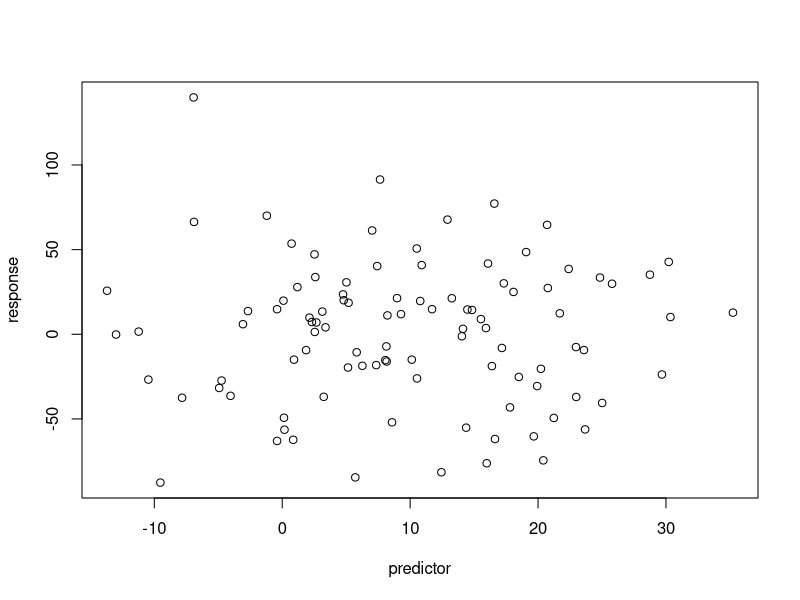
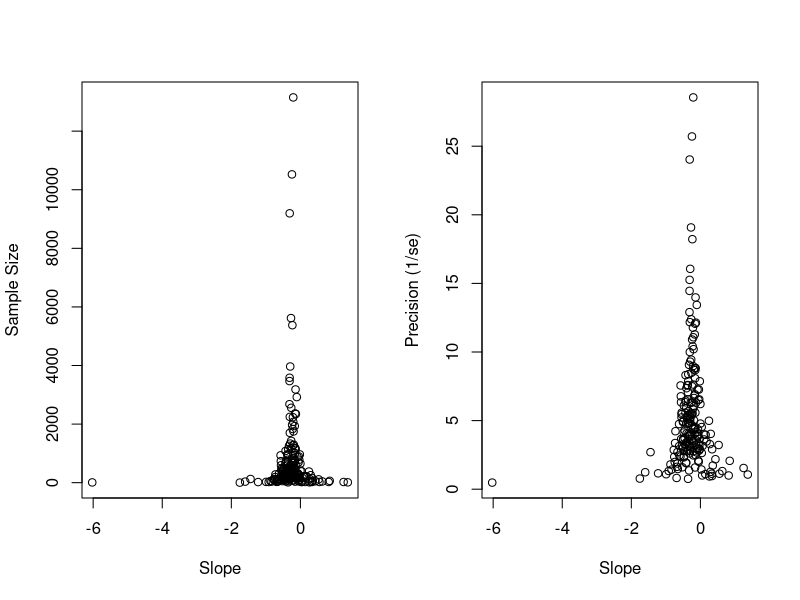
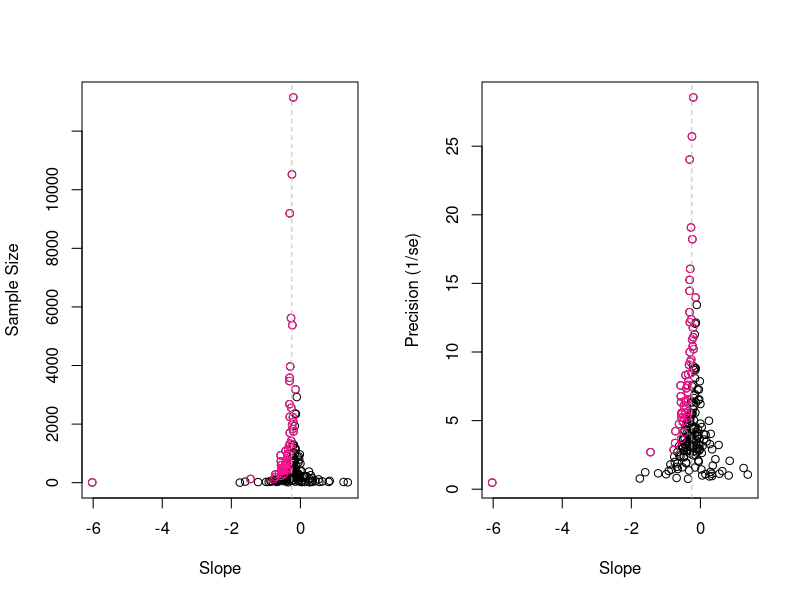
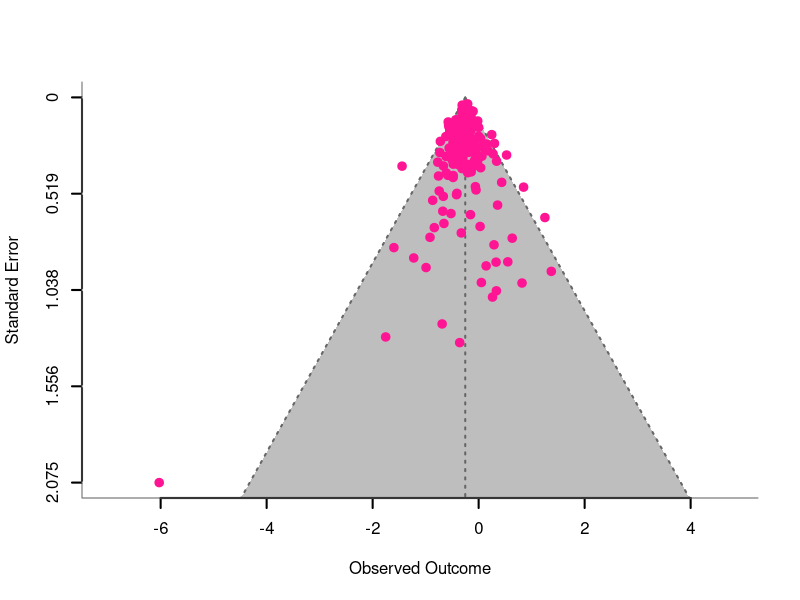
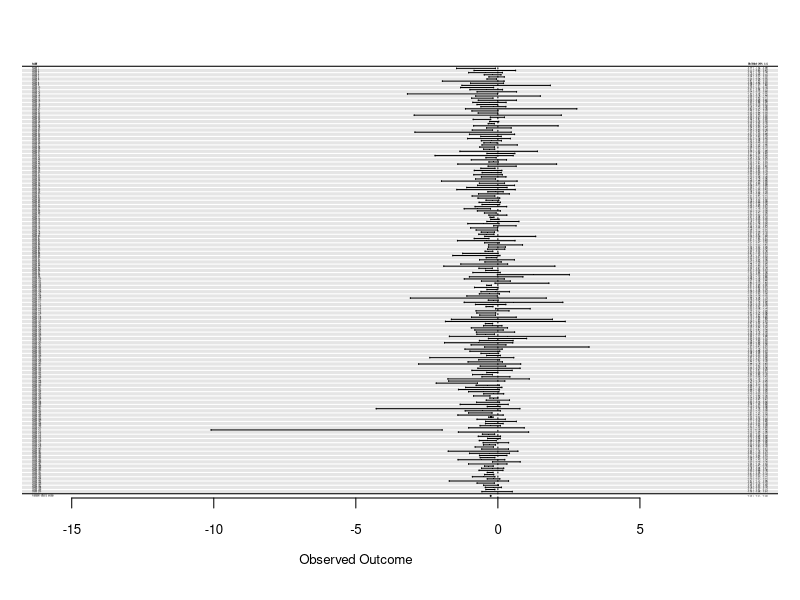
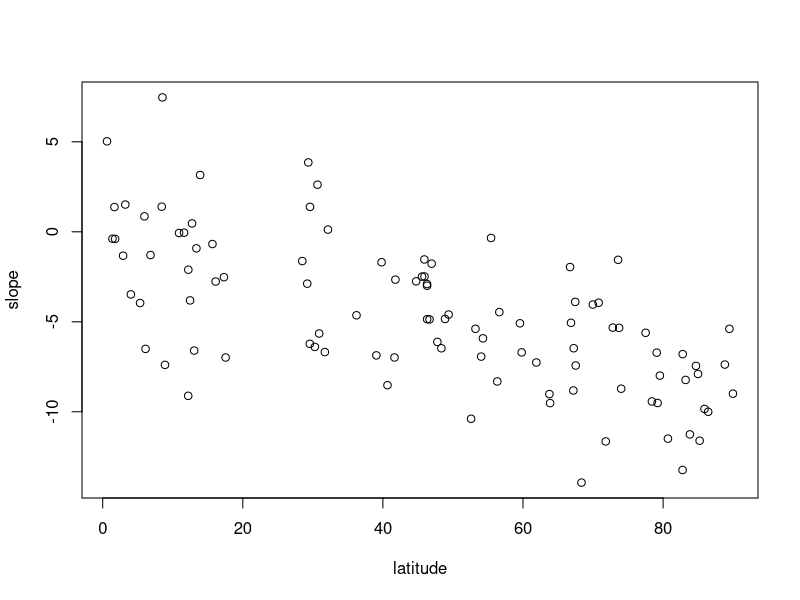
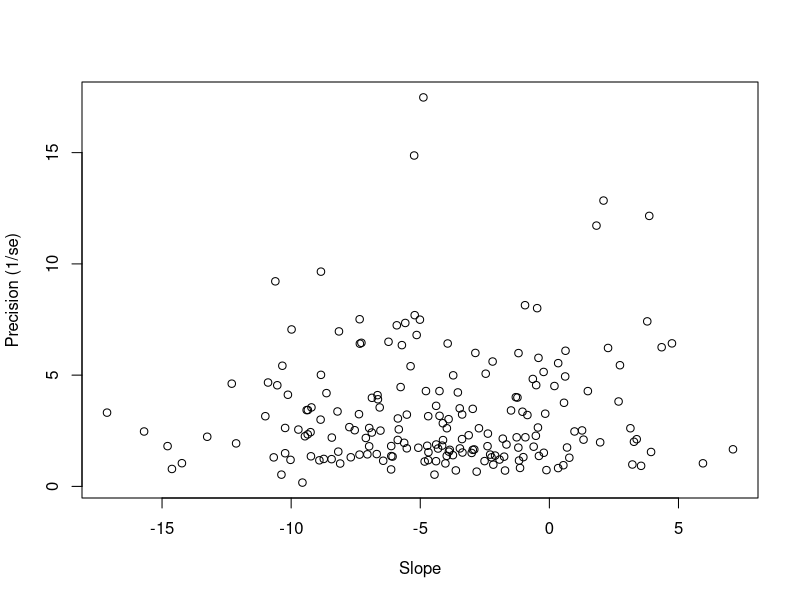

Recreate these plots in R, in order.
rm(list = ls())

# import relevant packages
library(metafor)


## THE FUNNEL PLOT

# generate a random normal predictor
slope <- -0.25
intercept <- 0
predictor <- rnorm(n=100, mean = 10, sd = 10)

# calculate response using these parameters
response <- slope * predictor + intercept + rnorm(n=100, mean = 10, sd = 40)

# plot the data
plot(predictor, response)

# Q: Run a simple lm with the data you generated. How does the slope estimate compare to the slope you simulated?
model1 <- lm(response ~ predictor)
summary(model1)
# the slope is quite close to the one that was simulated (-0.0299)

# create somewhere to store the data
store <- matrix(nrow=200, ncol=4)

# simulate 200 different datasets
for(x in 1:200){
  
  # select sample sizes at random from a log normal distribution (small sample sizes common, large sample sizes rare)
  # n is always >3
  sample_size <- ceiling(exp(rnorm(1,4.5,1.5)))*3
  
  # predictor and response as before, but n is given by sample_size
  predictor <- rnorm(n = sample_size, mean = 10, sd = 10)
  response <- slope * predictor + intercept + rnorm(n = sample_size, 10, 40)
  
  # use the same model as before
  model1 <- lm(response ~ predictor)
  
  # extract model outputs and store them in the matrix
  store[x,] <- c(sample_size, summary(model1)$coefficients[2,1:2], summary(model1)$coefficients[2,4])
  # 
  
}

# 
store <- as.data.frame(store)
names(store) <- c("n", "slope", "standard.error", "p.value")

# visualise the data from these 200 simulated datasets
par(mfrow=c(1,2))
plot(store$slope, store$n, xlab = "Slope", ylab = "Sample Size")
plot(store$slope, (1/store$standard.error), xlab = "Slope", ylab = "Precision (1/se)")
par(mfrow=c(1,1))

# colour the significant slope estimates (>0.05)
# and indicate the slope we used to simulate with a dotted line
significant_slopes <- which(store$p.value<0.05)
par(mfrow=c(1,2))
plot(store$slope, store$n, xlab = "Slope", ylab = "Sample Size")
points(store$slope[significant_slopes], store$n[significant_slopes], col = "deeppink")
abline(v=slope, lty=2, col = "grey")
plot(store$slope, (1/store$standard.error), xlab = "Slope", ylab = "Precision (1/se)")
points(store$slope[significant_slopes], (1/store$standard.error[significant_slopes]), col = "deeppink")
abline(v=slope, lty=2, col = "grey")
par(mfrow=c(1,1))


# Q1: What happens to the effect size estimates as sample size and precision increases?

#     As slope increases, both the sample size and precision increase from zero,
#     reaching a peak at the simulated slope. After this point they both decrease as
#     slope continues to increase.


# Q2: When precision is low, what can you say about the estimates of effect size
#     that tend to be significant?

#     The effect sizes that are significant are either from those studies where the
#     sample size/precision is either extreme (strong pattern shown), or where the
#     slope is negative in smaller studies... because these show the same direction
#     as simulated.

# Q3: If there is a tendency to only publish results when the effect is significant
#     and/or sample size is large, which points would be missing from the plot?

#     The black ones (lower middle section of the plot), where sample size is small
#     and effect size is small.


## BASIC META ANALYSIS

# to find out a mean effect size, we can use a simple linear model
# 1 means we fit only intercept
model2 <- lm(slope ~ 1, data = store)
summary(model2)

# Q: What is wrong with the analysis above?
#    It does not take into account sampling variance, or the fact that some slopes
#    are estimated much more accurately. 

# check the main r function of metafor
?rma
meta <- rma(yi = slope, sei = standard.error, data = store)
meta
# gives us an estimate of -0.2381 - much closer to our true slope

# can also use in-built metafor functions to generate a nice funnel plot...
funnel(meta, shade = "grey", back = "white", lwd = 2, col = "deeppink")

# ... and forest plot
forest(meta, cex.lab = 0.8, cex.axis = 0.8, addfit = TRUE, shade = "zebra")


## A META-ANALYSIS WITH MODERATORS AND RANDOM TERMS

# this time we will generate datasets where the slope estimates (effect sizes)
# vary as a function of another variable.

# let's imagine the slopes we are generating correspond to the effect of temperature
# on phenology

# latitude predicts slope - i.e. species from further north advance timings more
# in response to temperature
latitude <- runif(100,0,90)
# we randomly sample a latitude from 0,90 degree north
slope <- -0 + latitude * -0.1 + rnorm(100,0,3)
plot(latitude, slope)

# we can then add this to the code we used before
# we will also add an extra step - a random effect - so that slopes vary among 20 species
# slopes 1-10 for species 1, slopes 11-20 for species 2

# create somewhere to store data
# this time we also want to save the latitude and species that the slope estimate comes from
# we will also save a unique ID for each observation to include a residual random effect
store2 <- matrix(nrow = 200, ncol = 7)

# we can then generate 20 species random effects
species <- rep(1:20, each = 10)
species_effect <- rep(rnorm(20,0,2), each = 10)

for (x in 1:200){
  
  latitude <- runif(1,0,90)
  
  slope <- 0 + species_effect[x] + latitude * -0.1 + rnorm(1,0,3)
  
  # then we select sample sizes at random from a log normal distribution , so that
  # small sample sizes are common and large sample sizes are rare
  sample_size <- ceiling(exp(rnorm(1,4.5,1.5)))
  
  # we don't want to run analyses on datasets that are too small
  if(sample_size>3){
    predictor <- rnorm(n = sample_size, mean = 10, sd = 10)
    response <- intercept + predictor * slope + rnorm(n = sample_size, 0, 40)
    
    # we can then use the same linear model as before
    model <- lm(response~predictor)
    
    # we can then extract the model outputs we want and then store them in our matrix
    store2[x,] <- c(sample_size, summary(model)$coefficients[2,1:2],
                    summary(model)$coefficients[2,4], latitude, species[x], x)

  }}

store2 <- as.data.frame(store2)
names(store2) <- c("n", "slope", "standard.error", "p.value", "latitude", "species", "ID")

# now we can try to generate a funnel plot, and run a meta-analysis
plot(store2$slope, (1/store2$standard.error), xlab = "Slope", ylab = "Precision (1/se)")

meta2 <- rma(yi = slope, sei = standard.error, data = store2)
summary(meta2)

# Q: Why doesn't the slope estimate funnel in much this time?
#    There is heterogeneity in slopes (as seen in the I^2 value and the heterogeneity test)

# we can add the model formula to include latitude as a covariate to the rma function
meta3 <- rma(yi = slope, sei = standard.error, mods = ~latitude, data = store2)
summary(meta3)
# even after controlling for the effect of latitude there is still some heterogeneity

# to add a random term to our meta-analysis we need to use the rma.mv function

# we include the slope variance as the square of the standard error
store2$se2 <- store2$standard.error^2
# the function won't run with NAs so we have to remove those rows
store3 <- store2[-which(is.na(store2$slope)==TRUE),]

# we can also include an observation-level random effect
meta4 <- rma.mv(yi = slope, V = se2, mods = ~latitude, random = ~1|species/ID, data = store3)
meta4
# we can see that variance estimated among species is similar to the variance we simulated
# the residual variance is similar to what we simulated
# our meta-analysis has done a good job of recovering
